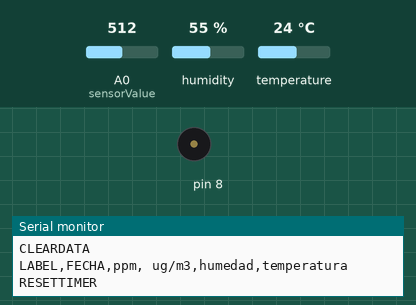
Recording of a sketch running on a simulated Arduino Uno, built with avr-gcc and run on an emulated ATmega328P. On the bench: buzzer (waves = sounding), the last lines printed to the serial monitor. The test bench sets the inputs (shaded band); at power-on: A0 (sensorValue) = 512, humidity 55 %, temperature 24 °C.

Above: at 1.2 s.
1.3 s: A0 (sensorValue) set to 177
At 5.9 s:
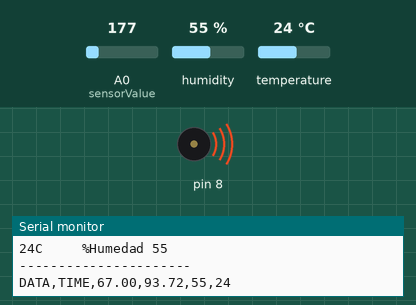
6.2 s: A0 (sensorValue) set to 148
At 8.4 s:
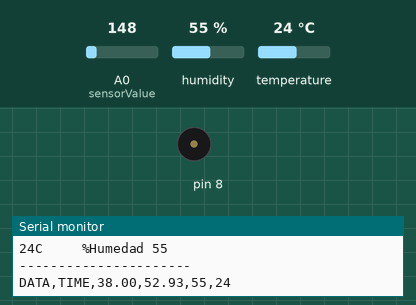
Timing chart, 0 to 9.9 s (numbered marks = the images above; inputs shaded):
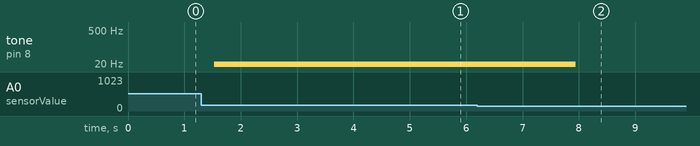

The sketch:

C_digo.ino
```cpp
/*
 * SENSOR OLFATIVO TIPO NARIZ PARA DETECTAR LA PRESENCIA DE SULFURO DE HIDRÓGENO CERCA DE AGUAS RESIDUALES.
 * Open Source desarrollado por: Cristian Agudelo, Miguel Duque, Esteban Molina y Diego A. Trujillo.
 * Programación en Arduino, ultima modificación al código: 27/05/2020
*/

#include <MQUnifiedsensor.h>    // Librería para sensor MQ
#include <DHT.h>                // Librería para sensor DHT11 tem4 y humedad digital(0)
#include <SoftwareSerial.h>     // Librería para bluetooth
SoftwareSerial mySerial(2, 3);  // Rx,Tx, puertos para transmisión y recepción, (depende de la targeta arduino)
float H2Sm;                     // Datos flotantes con decimales
float sensorValue = A0;         // Leer análogo en puerto A0

// Variables para codificar el filtro pasa bajo
float y = 0.0;
float a = 0.5;
float s = y;

// Variables para codificar el tono del buzer
float sinVal;
int toneVal;
unsigned long tepTimer ;

// Variable para hacer promedio de 1000 datos
float suma;

// DHT11 sensor de temperatura y humedad
int SENSOR = digitalRead(0);    // Sensor digital dht
int tem4, humedad;
DHT dht (SENSOR, DHT11);

void setup() {            // Iniciar comunicación serial con pc
  Serial.begin(9600);

  //Serial Print Para Excel
  char tem4[10];          // Dato en forma de caracter
  char humedad[10];
  char s[10];
  char suma[10];          // Dato como caracter
  Serial.println("CLEARDATA");
  Serial.println("LABEL,FECHA,ppm, ug/m3,humedad,temperatura");
  Serial.println("RESETTIMER");

  // PARTE DE CÓDIGO PARA COMUNICACIÓN EXCEL PLX-DAQ
  mySerial.begin(9600);     // Iniciar comunicación con Bluetooth

  //Tono conexión para el buzer y luz led de alarma
  pinMode(8, OUTPUT);

  // DHT11
  pinMode(0, INPUT);    // DHT
  dht.begin();
}

void loop(){      // Rutina para el ciclo
  suma = 0;
  for (int i = 0; i < 1000; i++) {            // Promedio de 1000 datos
    // read the input on analog pin 0:
    y = (float)analogRead(sensorValue);
    s = (a * (y - 110)) + ((1 - a) * s);      // Ecuación para un filtro pasa bajos (calibracion de Y)
    H2Sm = (s * 34.1 * 0.1 / 24.5) / 100 ;    // Formula para pasar de ppm a ug/m3 (NORMAS CALIDAD DE AIRE DECRETO 948) secretaria de medio ambiente
    suma = H2Sm + suma;                       // Promedio o media de 1000 datos
    delay (1);
  }

  //Tono

  if (s > 50){
    /*
     * S grados, el zumbador se activa para valores mayores de...,
     * podemos cambiar este valor al rango de sulfuro que se desee."calibrar la alarma segun la concentracion"
    */
      for (int x = 0; x < 180; x++) {
        sinVal = (cos(x * (3.1412 / 180)) * sin(x * (3.1412 / 90)) * tan(x * (3.1412 / 45)) / tan(x + 90));
        toneVal = 10 + (int(sinVal * 3000));  //Con los valores se cambia las frecuencias de los sonidos
        tone(8, toneVal);
        delay(1);
      }
  } else{    // Si H2S está por debajo de 50ppm, el zumbador no suena.
    noTone(8);
  }

  if (millis() - tepTimer > 500) {    // Salida del valor de por 500 ms.
    tepTimer = millis();

    // Ciclo de DHT11
    humedad = dht.readHumidity();     // Sensor digital DHT11 temperatura y humedad
    tem4 = dht.readTemperature();

    /*
    *  NOTA:
    *  "suma" es el valor del H2S en ug/m3, se calibra restando [suma-3] en el código
    *  "s" es el valor análogo del sensor de H2S, en ppm, y se calibra [(s-20)/2]
    */

    // Comunicación por Excel, print específico para excel aplicación de Excel PLX-DAQ, https://www.parallax.com/downloads/plx-daq
    Serial.print("DATA,TIME,");
    Serial.print(s);
    Serial.print(",");
    Serial.print(suma);
    Serial.print(",");
    Serial.print(humedad);
    Serial.print(",");
    Serial.println(tem4);
    delay(1000);

    // Print en el puerto serial y plot del computador
    Serial.println("----------------------");
    Serial.println("NARIZ ELECTRÓNICA");
    Serial.println("Sulfuro de Hidrógeno");
    Serial.print(        (s - 20) / 2);
    Serial.println(" ppm ");
    Serial.println("                     ");
    Serial.println("microgramos por metro cubico");
    Serial.print( suma - 3);
    Serial.println(" ug/m3 ");
    Serial.println("                      ");
    Serial.print(tem4);
    Serial.print("C     %Humedad ");
    Serial.println(humedad);
    Serial.println("----------------------");

    // Print para el dispositivo Android, por Bluetooth
    mySerial.println("----------------------");
    mySerial.print(     y);
    mySerial.println("NARIZ ELECTRÓNICA");
    mySerial.println("Sulfuro de Hidrógeno");
    mySerial.print(        s);
    mySerial.println(" ppm ");
    mySerial.println("                     ");
    mySerial.println("microgramos por metro cubico");
    mySerial.print( suma);
    mySerial.println(" ug/m3 ");
    mySerial.println("                      ");
    mySerial.print(tem4);
    mySerial.print("C     %Humedad ");
    mySerial.println(humedad);
    mySerial.println("----------------------");
    delay(400);
  }
}
```

Measured:
- the behaviour switches between 161 and 160 on A0 (sensorValue) (found by bisection; images 1 and 2)
- after the input at 6.2 s, tone on pin 8: 13 Hz → silent after 1.7 s
